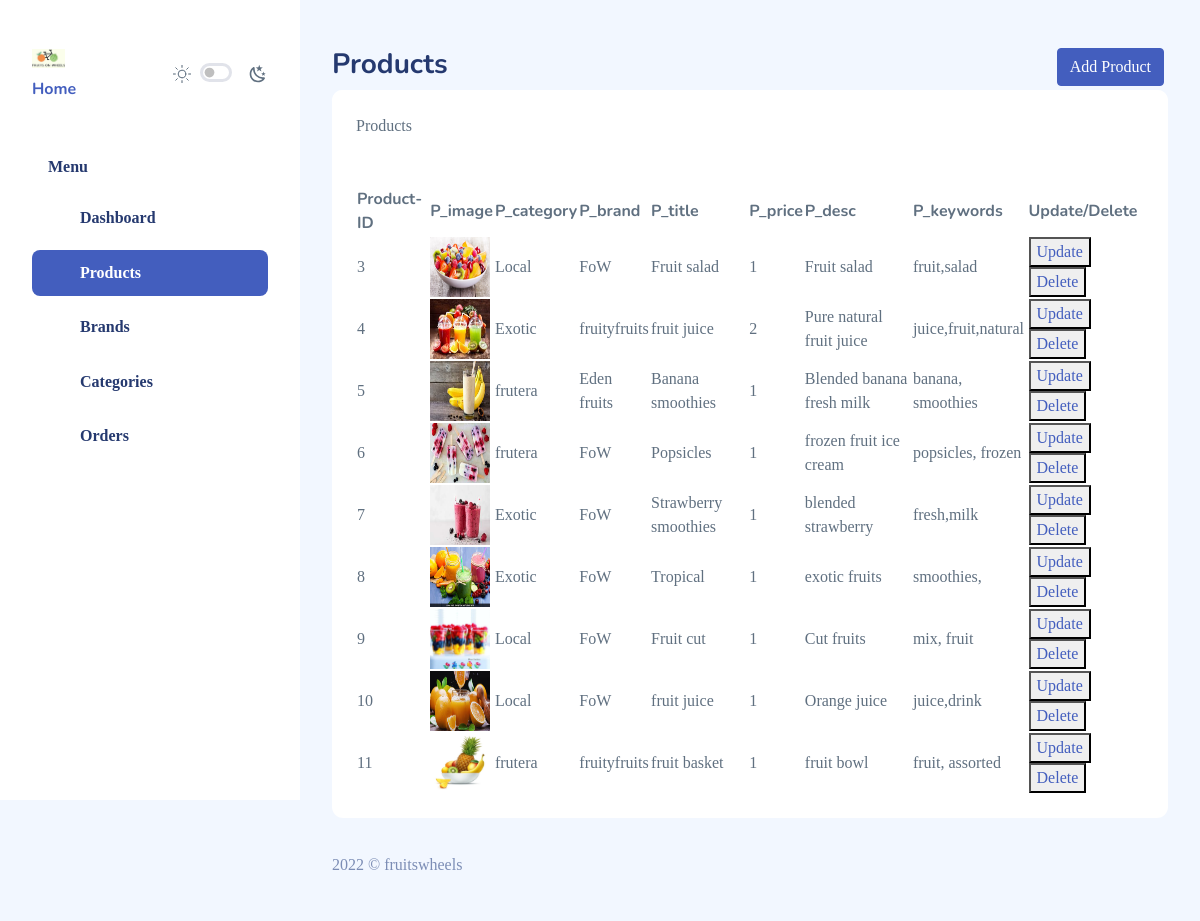
/view/admin_products.php, run on the app's committed database.
### tables this page shows
CREATE TABLE `products` (
  `product_id` int(11) NOT NULL,
  `product_cat` int(11) NOT NULL,
  `product_brand` int(11) NOT NULL,
  `product_title` varchar(200) NOT NULL,
  `product_price` double NOT NULL,
  `product_desc` varchar(500) DEFAULT NULL,
  `product_image` varchar(100) DEFAULT NULL,
  `product_keywords` varchar(100) DEFAULT NULL
);

### controllers/product_controller.php (called while the page is built, shortened)
<?php
include("../classes/product_class.php");
function get_all_product_ctr()
{
  $product_list= new product_class();
  return $product_list->get_all_product_cls();
}
function fetch_category_name($Category_id)
{
  $log= new product_class;
  return $log->get_category_name($Category_id);
}
function fetch_brand_name($brand_id)
{
  $log= new product_class;
  return $log->get_brand_name($brand_id);
}
?>

### classes/product_class.php (called while the page is built, shortened)
<?php
require("../settings/db_class.php");
class product_class extends db_connection
{
    public function get_brand_name($brand_id){
    	return $this->db_fetch_one("select brand_name from brands where brand_id=$brand_id");
    }
    public function get_category_name($Category_id){
    	return $this->db_fetch_one("select cat_name from categories where cat_id=$Category_id");
    }
	public function get_all_product_cls(){
		$sql = "SELECT * FROM products";
		return $this->db_fetch_all($sql);
	}
}
?>

### settings/db_class.php (called while the page is built, shortened)
<?php
class db_connection
{
	public $db = null;
	public $results = null;
	function db_connect()
	{
		$this->db= mysqli_connect(SERVER,USERNAME,PASSWD,DATABASE);
		if (mysqli_connect_errno())
		{
			return false;
		}else
		{
			return true;
		}
	}
	function db_query($sqlQuery)
	{
		$this->results = mysqli_query($this->db,$sqlQuery);
		if ($this->results == false)
		{
			return false;
		}else
		{
			return true;
		}
	}
	function db_fetch_one($sql)
	{
		if(!$this->db_query($sql))
		{
			return false;
		}
		return mysqli_fetch_assoc($this->results);
	}
	function db_fetch_all($sql)
	{
		if(!$this->db_query($sql))
		{
			return false;
		}
		return mysqli_fetch_all($this->results, MYSQLI_ASSOC);
	}
}
?>

### view/admin_products.php (the view, shortened to what this page needs)
<?php
require("../controllers/product_controller.php");
?>
<!DOCTYPE html>
<html lang="en">
<head>
    <link rel="stylesheet" href="admin/assets/css/main/app.css">
    <link rel="stylesheet" href="admin/assets/css/main/app-dark.css">
    <link rel="stylesheet" href="admin/assets/css/pages/simple-datatables.css">
    <link rel="stylesheet" href="https://cdnjs.cloudflare.com/ajax/libs/font-awesome/6.1.1/css/all.min.css" />
</head>
<body>
    <div id="app">
        <div id="sidebar" class="active">
            <div class="sidebar-wrapper active">
                <div class="sidebar-header position-relative">
                    <div class="d-flex justify-content-between align-items-center">
                        <div class="logo">
                            <a href="index.php"><img src="../images/FoW_logo.jpeg" alt="Logo" srcset=""></a>
                            <h6><a href ="../view/homepage.php">Home</a></h6>
                        </div>
                        <div class="theme-toggle d-flex gap-2  align-items-center mt-2">
                            <div class="form-check form-switch fs-6">
                                <input class="form-check-input  me-0" type="checkbox" id="toggle-dark">
                            </div>
                        </div>
                    </div>
                </div>
                <div class="sidebar-menu">
                    <ul class="menu">
                        <li class="sidebar-title">Menu</li>
                        <li class="sidebar-item ">
                            <a href="admin_dashboard.php" class='sidebar-link'>
                                <i class="bi bi-grid-fill"></i>
                                <span>Dashboard</span>
                            </a>
                        </li>
                        <li class="sidebar-item   active">
                            <a href="admin_products.php" class='sidebar-link'>
                                <i class="bi bi-life-preserver"></i>
                                <span>Products</span>
                            </a>
                        </li>
                        <li class="sidebar-item  ">
                            <a href="admin_brands.php" class='sidebar-link'>
                                <i class="bi bi-puzzle"></i>
                                <span>Brands</span>
                            </a>
                        </li>
                        <li class="sidebar-item  ">
                            <a href="admin_categories.php" class='sidebar-link'>
                                <i class="bi bi-table"></i>
                                <span>Categories</span>
                            </a>
                        </li>
                        <li class="sidebar-item  ">
                            <a href="#" class='sidebar-link'>
                                <i class="bi bi-cash"></i>
                                <span>Orders</span>
                            </a>
                        </li>
                    </ul>
                </div>
            </div>
        </div>
        <div id="main">
            <div class="page-heading">
                <div class="page-title">
                    <div class="row">
                        <div class="col-12 col-md-6 order-md-1 order-last">
                            <h3>Products</h3>
                        </div>
                        <div class="col-12 col-md-6 order-md-2 order-first">
                            <nav aria-label="breadcrumb" class="breadcrumb-header float-start float-lg-end">
                                <button class="btn btn-primary me-1 mb-1" data-bs-toggle="modal" data-bs-target="#inlineForm">Add Product</button>
                            </nav>
                        </div>
                    </div>
                </div>
                <section class="section">
                    <div class="card">
                        <div class="card-header">
                            Products
                        </div>
                        <div class="card-body">
                                <table style="width:100%" "border:1px solid black";>
                        <thead>
                            <tr><br>
                                <th> Product-ID</th>
                                <th> P_image</th>
                                <th> P_category</th>
                                <th> P_brand</th>
                                <th> P_title</th>
                                <th> P_price</th>
                                <th> P_desc</th>
                                <th> P_keywords</th>
                                <th> Update/Delete</th>
                            </tr>
                        </thead>
                        <tbody>
                            <?php
                                $product_list=get_all_product_ctr();
                                foreach ($product_list as $aproduct) {
                                    $productcat= implode(fetch_category_name($aproduct['product_cat']));
                                    $productbrand= implode(fetch_brand_name($aproduct['product_brand']));
                                    $productid=$aproduct['product_id'];
                                    $productimage=$aproduct['product_image'];
                                    $producttitle=$aproduct['product_title'];
                                    $productprice=$aproduct['product_price'];
                                    $productdesc=$aproduct['product_desc'];
                                    $productkeyword=$aproduct['product_keywords'];
                                    echo"
                                        <tr>
                                            <td>$productid</td>
                                            <td><img src='$productimage' width='60' height='60'/></td>
                                            <td>$productcat</td>
                                            <td>$productbrand</td>
                                            <td>$producttitle</td>
                                            <td>$productprice</td>
                                            <td>$productdesc</td>
                                            <td>$productkeyword</td>
                                            <td>
                                     <button><a href='productEdit.php?product=$productid'>Update</a></button>
                                     <button><a href='../actions/Add_product.php?delete=$productid'>Delete</a></button>
                                </td>
                            </tr>";
                    }
                ?>
            </tbody>
        </table>
                        </div>
                    </div>
                </section>
            </div>
            <footer>
                <div class="footer clearfix mb-0 text-muted">
                    <div class="float-start">
                        <p>2022 &copy; fruitswheels</p>
                    </div>
                </div>
            </footer>
        </div>
    </div>
</body>
</html>

### data on the page
products: product_id "3", product_image (picture), productcat "Local", productbrand "FoW", product_title "Fruit salad", product_price "1", product_desc "Fruit salad", product_keywords "fruit,salad"
products: product_id "4", product_image (picture), productcat "Exotic", productbrand "fruityfruits", product_title "fruit juice", product_price "2", product_desc "Pure natural fruit juice", product_keywords "juice,fruit,natural"
products: product_id "5", product_image (picture), productcat "frutera", productbrand "Eden fruits", product_title "Banana smoothies", product_price "1", product_desc "Blended banana fresh milk", product_keywords "banana, smoothies"
products: product_id "6", product_image (picture), productcat "frutera", productbrand "FoW", product_title "Popsicles", product_price "1", product_desc "frozen fruit ice cream", product_keywords "popsicles, frozen"
products: product_id "7", product_image (picture), productcat "Exotic", productbrand "FoW", product_title "Strawberry smoothies", product_price "1", product_desc "blended strawberry", product_keywords "fresh,milk"
products: product_id "8", product_image (picture), productcat "Exotic", productbrand "FoW", product_title "Tropical", product_price "1", product_desc "exotic fruits", product_keywords "smoothies,"
products: product_id "9", product_image (picture), productcat "Local", productbrand "FoW", product_title "Fruit cut", product_price "1", product_desc "Cut fruits", product_keywords "mix, fruit"
products: product_id "10", product_image (picture), productcat "Local", productbrand "FoW", product_title "fruit juice", product_price "1", product_desc "Orange juice", product_keywords "juice,drink"
products: product_id "11", product_image (picture), productcat "frutera", productbrand "fruityfruits", product_title "fruit basket", product_price "1", product_desc "fruit bowl", product_keywords "fruit, assorted"
